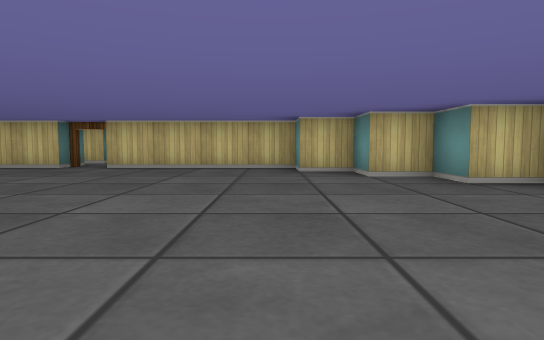
view 1 (above)

21 first-person views from a walk through a cub3D maze. The camera is about half as high as the walls, tilts 4° down and sees 75° across. The floor is counted in squares. Each view is taken from the middle of a square. On the plan, view 1 faces up. The plan holds only what a view shows up to about 9 squares ahead; the rest is blank.

view 2
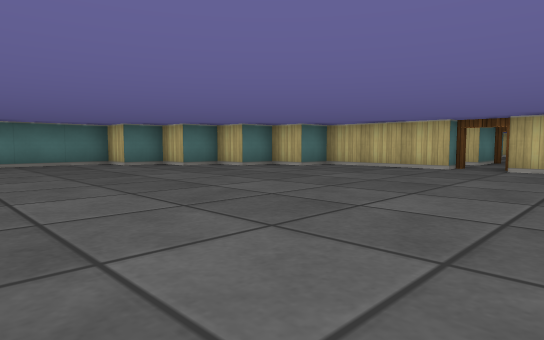

view 3
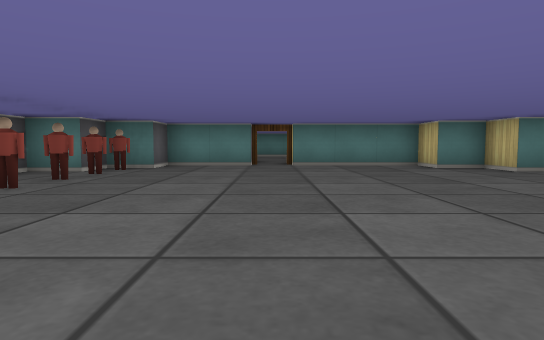

view 4
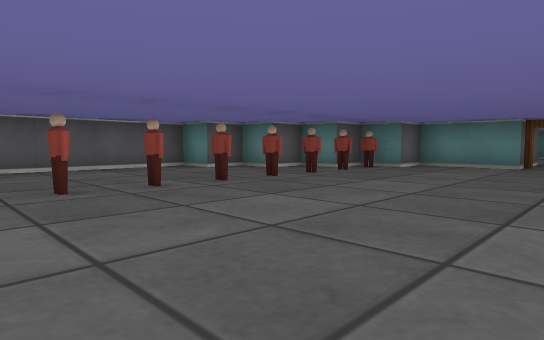

view 5
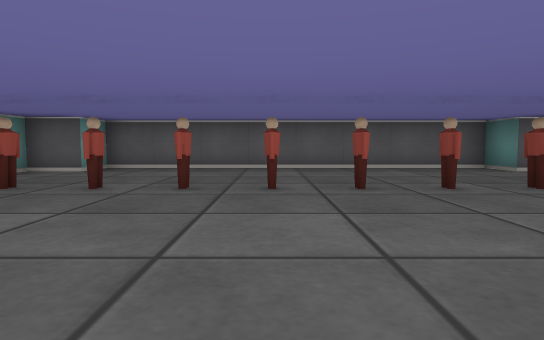

view 6
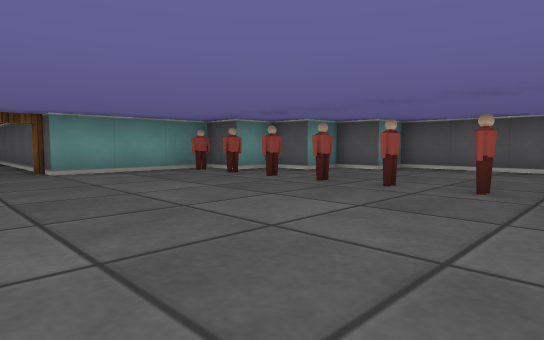

view 7
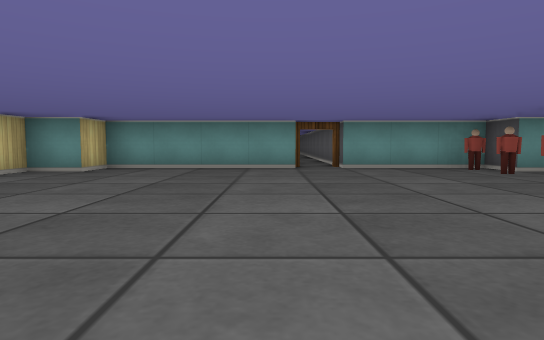

view 8
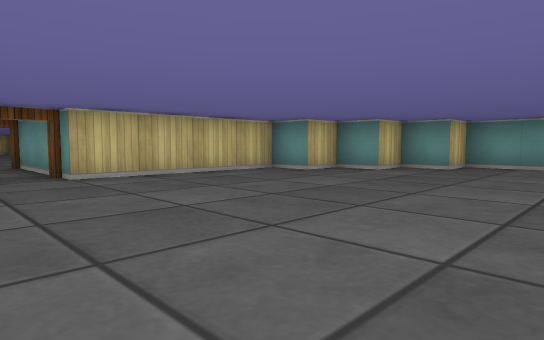

view 9
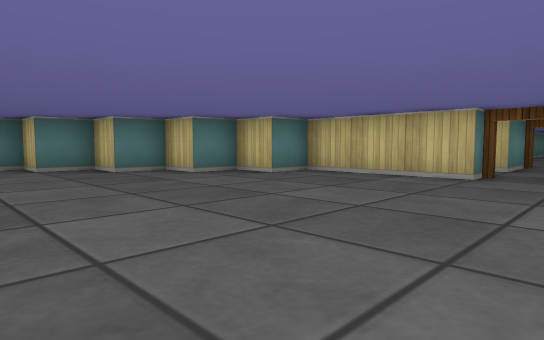

view 10
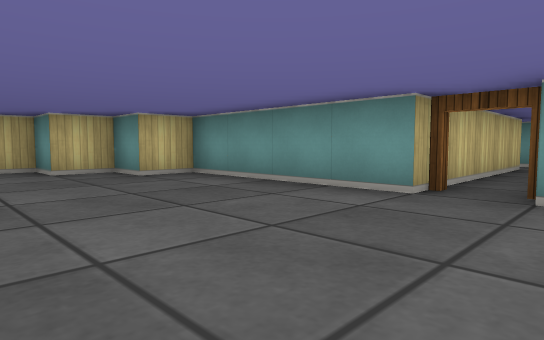

view 11
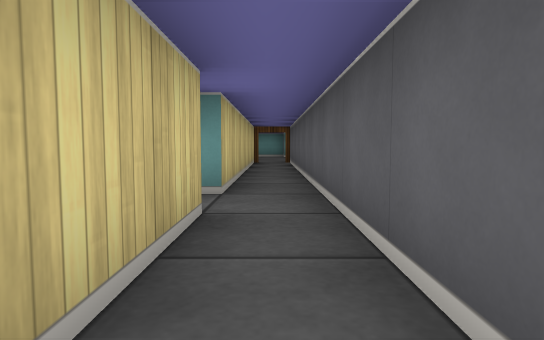

view 12
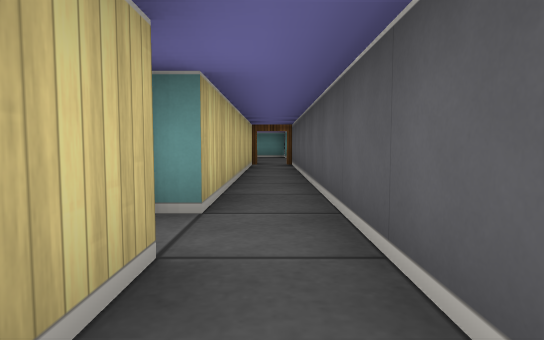

view 13
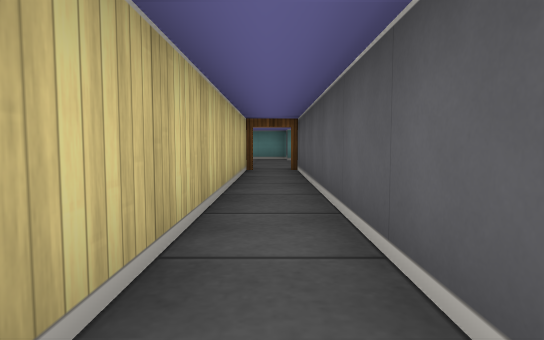

view 14
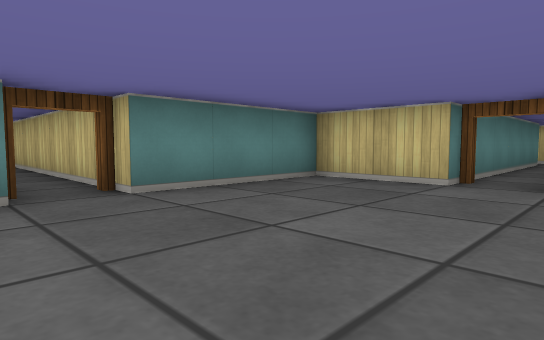

view 15
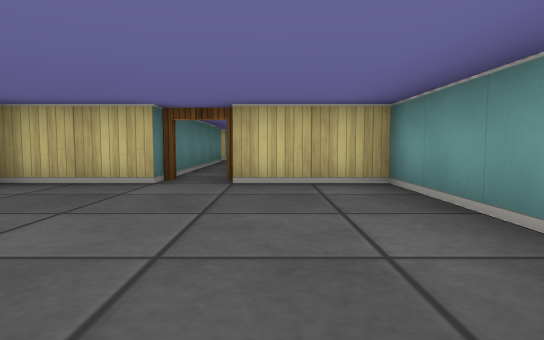

view 16
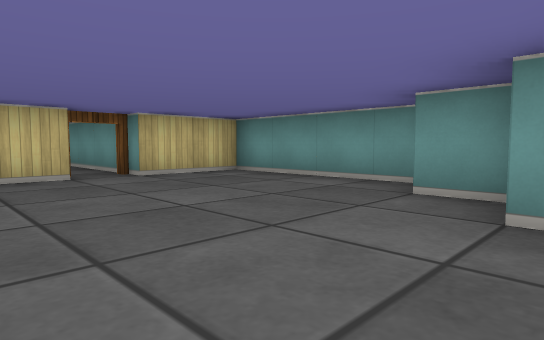

view 17
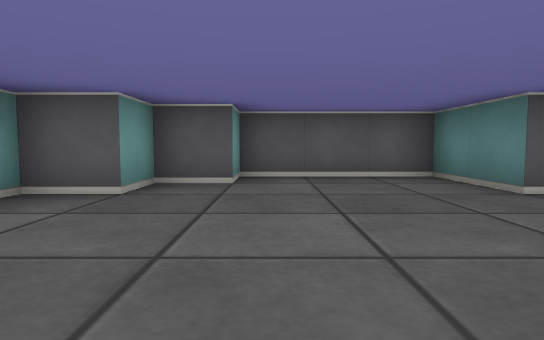

view 18
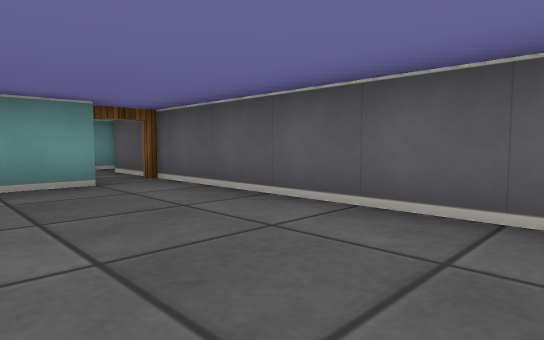

view 19
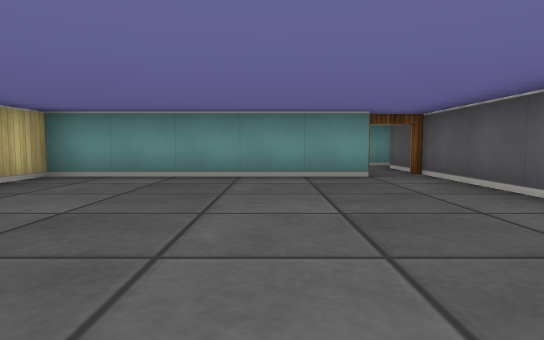

view 20
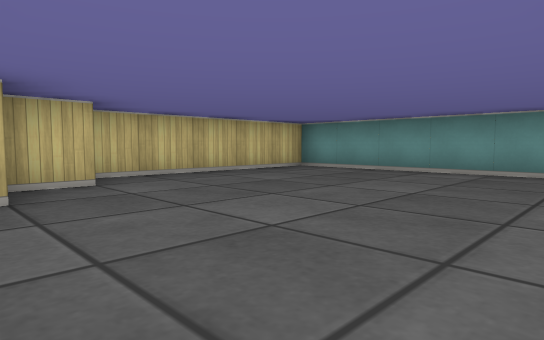

view 21
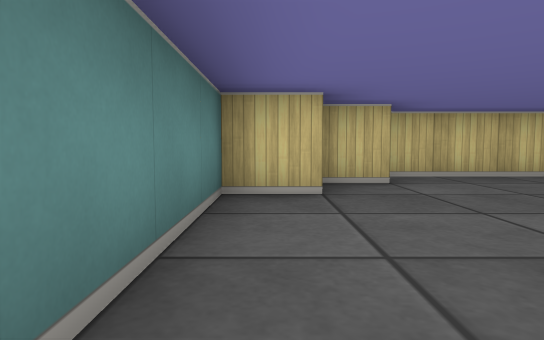

### Floor plan
Points are (right, up) in squares from view 1. A wall is a line through its corners. A room is listed if a view was taken in it or the views show most of it. See-through windows are left out.
Room 1 (views 1, 2, 3, 4, 5, 6, 7, 8, 9, 10)
walls: (-4.5, 7.5) (-7.5, 7.5) (-7.5, 6.5) (-8.5, 6.5) (-8.5, 5.5) (-9.5, 5.5) (-9.5, 4.5) (-10.5, 4.5) (-10.5, 3.5) (-11.5, 3.5) (-11.5, 0.5); (3.5, 0.5) (3.5, 4.5) (2.5, 4.5) (2.5, 5.5) (1.5, 5.5) (1.5, 6.5) (0.5, 6.5) (0.5, 7.5) (-3.5, 7.5); (-11.5, -0.5) (-11.5, -2.5) (-10.5, -2.5) (-10.5, -3.5) (-9.5, -3.5); (-9.5, -4.5) (-8.5, -4.5); (2.5, -3.5) (3.5, -3.5) (3.5, -0.5); (-7.5, -6.5) (0.5, -6.5); (1.5, -5.5) (1.5, -4.5) (2.5, -4.5)
ways out: open door at (4, 0) to room 2; open door at (-4, 8) to room 5; open door at (-12, 0)
objects: figure (-10, -3); figure (-9, -3); figure (-8, -3); figure (-7, -3); figure (-6, -3); figure (-5, -3); figure (-4, -3); figure (-3, -3); figure (-2, -3); figure (-1, -3); figure (0, -3); figure (1, -3); figure (2, -3); figure (3, -3)
Room 2 (views 11, 12, 13)
walls: (8.5, 0.5) (3.5, 0.5); (3.5, -0.5) (16.5, -0.5); (16.5, 0.5) (9.5, 0.5)
ways out: open door at (4, 0) to room 1; open door at (16, 0) to room 3; open door at (9, 1)
Room 3 (views 14, 15, 16, 17)
walls: (18.5, 3.5) (16.5, 3.5) (16.5, 0.5); (16.5, -0.5) (16.5, -2.5) (19.5, -2.5) (19.5, -1.5) (20.5, -1.5) (20.5, -0.5) (21.5, -0.5) (21.5, 3.5) (19.5, 3.5)
ways out: open door at (16, 0) to room 2; open door at (19, 4)
Room 4 (views 18, 19, 20, 21)
walls: (-10.8, 8.5) (-6, 8.5); (-12.4, 12.5) (-13.5, 12.5) (-13.5, 9.6); (-11.4, 13.5) (-12.4, 13.5); (-6.5, 9.4) (-6.5, 14.5) (-11.2, 14.5)
ways out: open door at (-6, 9) to room 5
Room 5 (no view inside)
walls: (-3.5, 7.5) (-3.5, 11.1); (-6, 8.5) (-4.5, 8.5); (-4.5, 11.1) (-4.5, 9.5) (-4.9, 9.5)
ways out: open door at (-4, 8) to room 1; open door at (-6, 9) to room 4; open door at (-4, 11)

Positions as (right, up) in squares from view 1, and headings:
1: (0, 0), facing up
2: (-2, 0), facing up-left
3: (-3, 0), facing left
4: (-3, 1), facing down-left
5: (-3, 1), facing down
6: (-3, 1), facing down-right
7: (-4, 1), facing right
8: (-5, 2), facing up-right
9: (-3, 2), facing up-left
10: (0, -1), facing up-right
11: (6, 0), facing right
12: (7, 0), facing right
13: (9, 0), facing right
14: (20, -1), facing up-left
15: (20, -1), facing up
16: (17, -2), facing up-right
17: (19, 3), facing down
18: (-11, 11), facing down-right
19: (-12, 11), facing right
20: (-13, 9), facing up-right
21: (-13, 9), facing up
